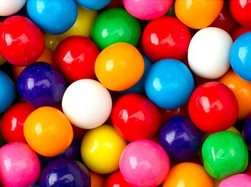
%> input picture Assignment2/ImageSegmentation/gumballs.jpg, 251 x 187 px, shrunk from 598 x 446 before the run
$ octave segmentMain.m   (GNU Octave 9; MATLAB toolbox functions it lacks are replaced by stand-ins)
%> lines starting %> are read from the running program, lines starting %| are printed output that depends on the picture
### Assignment2/ImageSegmentation/createTextons.m
function [textons] = createTextons(imStack, bank, k)
    allResponses = [];
    [~,n] = size(imStack);
    for i = 1:n
        % disp(size(imStack{i}))
        % disp(size(bank));
        responses = myconv(imStack{i}, bank);
        [h,w,d] = size(responses);
        responses = reshape(responses, [h*w,d]);
        allResponses = [allResponses; responses];
    end

    % random sampling
    numSamples = 1000;
    sampleIdx = randperm(size(allResponses, 1), min(numSamples, size(allResponses, 1)));
    sampledResponses = allResponses(sampleIdx, :);

    % do k-means
    [~,textons] = kmeans(sampledResponses, k);
end

### Assignment2/ImageSegmentation/myconv.m
function filteredImg = myconv(img,banks)
    [m,m,d] = size(banks);
    [h,w] = size(img);
    filteredImg = zeros(h,w,d);
    for i=1:d
        filteredImg(:,:,i) = conv2(img, banks(:,:,i), "same");
    end
end

### Assignment2/ImageSegmentation/compareSegmentations.m
function [colorLabelIm,textureLabelIm] = compareSegmentations(origIm,bank,textons,winSize,numColorRegions,numTextureRegions)
    [h,w,d] = size(origIm);

    % compute color Im
    colorFeats = kmeans(im2double(reshape(origIm, h*w, d)), numColorRegions);
    colorLabelIm = reshape(colorFeats, [h,w]);

    % compute texture Im
    textonHist = extractTextonHists(rgb2gray(origIm), bank, textons, winSize);
    textonFeats = kmeans(im2double(reshape(textonHist, h*w, size(textonHist, 3))), numTextureRegions);
    textureLabelIm = reshape(textonFeats, [h,w]);
end

### Assignment2/ImageSegmentation/extractTextonHists.m
function featIm = extractTextonHists(origIm,bank,textons,winSize)
    featMap = myconv(origIm, bank);
    [h,w,d] = size(featMap);
    [nTextons,~] = size(textons);
    featIm = zeros(h,w,nTextons);

    % map to textons from every pixels' neighbours
    labelIm = quantizeFeats(featMap, textons);
    pad = fix((winSize-1)/2);
    for i = 1:h
        for j = 1:w
            window = labelIm(max(i - pad, 1):min(i + pad, h), max(j - pad, 1):min(j + pad, w));
            unq = unique(window);
            freq = [unq, histc(window(:), unq)];
            featIm(i, j, freq(:, 1)) = freq(:, 2);
        end
    end
end

### Assignment2/ImageSegmentation/quantizeFeats.m
function labelIm = quantizeFeats(featIm,meanFeats)
    [h,w,d] = size(featIm);
    % [k,d] = size(meanFeats);

    % compute dist
    dists = dist2(reshape(featIm, [h*w,d]), meanFeats);
    % disp(size(dists));
    [~,minIDX] = min(dists, [], 2);

    % get minimum
    labelIm = reshape(minIDX, [h,w]);
end

### Assignment2/ImageSegmentation/segmentMain.m
% read images
imgNameList = {"gumballs.jpg","snake.jpg","twins.jpg","planets.jpg","coins.jpg"};
gumballs = imread(imgNameList{1});
%> gumballs is the input picture: size 187x251x3 uint8; mean R, G, B 155.5, 90, 75.5
snake = imread(imgNameList{2});
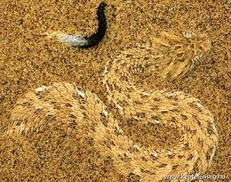
%> input picture Assignment2/ImageSegmentation/snake.jpg, 231 x 182 px, shrunk from 550 x 434 before the run
%> snake is the input picture: size 182x231x3 uint8; mean R, G, B 172.5, 129.8, 67.9
twins = imread(imgNameList{3});
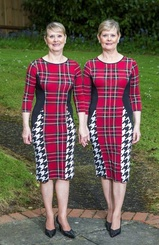
%> input picture Assignment2/ImageSegmentation/twins.jpg, 159 x 245 px, shrunk from 378 x 584 before the run
%> twins is the input picture: size 245x159x3 uint8; mean R, G, B 104.8, 88.7, 78
planets = imread(imgNameList{4});
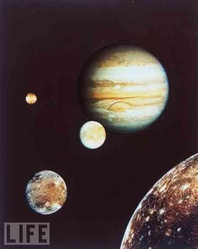
%> input picture Assignment2/ImageSegmentation/planets.jpg, 198 x 249 px, shrunk from 471 x 594 before the run
%> planets is the input picture: size 249x198x3 uint8; mean R, G, B 68.6, 53.1, 53.2
imgList = {gumballs,snake,twins,planets};
%> imgList = 4 items
% coins = imread(imgList{5});

% load filterbank from .mat file
% val 'F' is the filterBank
load('filterBank.mat');
bank = F;
% displayFilterBank(bank);
subBanksIdx = [1,2,6,7,8,12,13,14,18,19,20,24,25,26,30,31,32,36];
subBanks = bank(:,:,subBanksIdx);

% configs here to choose (hyp-paras)
k = 10;
winSize = 12;
numColorRegions = 5;
numTextureRegions = 5;

% inits: get textons
imStack = {rgb2gray(gumballs), rgb2gray(snake), rgb2gray(twins), rgb2gray(planets)};
%> imStack = 4 items
textons = createTextons(imStack, bank, k);
%> in createTextons, `sampledResponses = allResponses(sampleIdx, :);`:
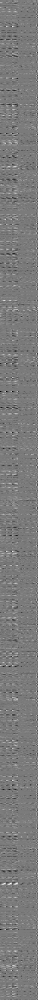
%> sampledResponses: size 1000x38 double; min -92.64, max 98.58, mean -0.3; drawn with min black and max white
subTextons = createTextons(imStack, subBanks, k);

% plots
figure;
subplotIdx = 1;
ttlRows = length(imgList);
%> ttlRows = 4
%> the run ends on the next line
ttlCols = 4;
for i=1:length(imgList)
    img = imgList{i};
    [colorLabelIm,textureLabelIm] = compareSegmentations(img,bank,textons,winSize,numColorRegions,numTextureRegions);
